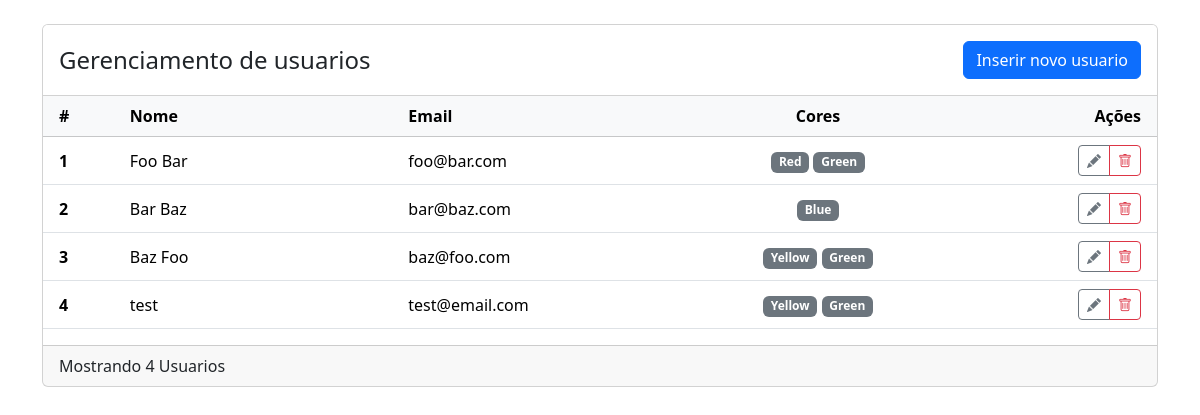
The page / on the database its author committed.
### tables this page shows
CREATE TABLE users(
    id INTEGER PRIMARY KEY,
    name varchar(100) NOT NULL,
    email varchar(100) NOT NULL
);

CREATE TABLE colors(

    id INTEGER PRIMARY KEY,
    name varchar(50) NOT NULL
);

### src/Domain/Dao/UserDao.php (called while the page is built, shortened)
<?php
class UserDao
{
    private PDO $conn;
    public function __construct(Connection $conn)
    {
        $this->conn = $conn->getConnection();
    }
    public function all(): array
    {
        $sql = "SELECT u.id as userId,
                       c.id AS colorId,
                       u.name AS username,
                       u.email,
                       c.name AS colorname
                FROM users AS u
                LEFT JOIN user_colors AS uc ON u.id = uc.user_id
                LEFT JOIN colors AS c ON uc.color_id = c.id;
                ";
        $stmt = $this->conn->query($sql);
        $data = $stmt->fetchAll();
        return $this->createObj($data);
    }
    private function createObj(array $data)
    {
        $userList = [];
        foreach ($data as $row) {
            if (!array_key_exists($row['userId'], $userList)) {
                $user = new User($row['username'], $row['email']);
                $user->setId($row['userId']);
                $userList[$row['userId']] = $user;
            }
            if (!empty($row["colorId"]) && !empty($row["colorname"])) {
                $color = new Color($row['colorname']);
                $color->setId($row['colorId']);
                $userList[$row['userId']]->setColor($color);
            }
        }
        return $userList;
    }
}

### src/Core/Database/Connection.php (called while the page is built, shortened)
<?php
class Connection {
    private string $databaseFile;
    private PDO $connection;
    public function __construct()
    {
        $this->databaseFile = realpath(__DIR__ . "/../../../database/db.sqlite");
    }
    private function connect()
    {
        $pdo = new PDO("sqlite:{$this->databaseFile}");
        $pdo->setAttribute(PDO::ATTR_DEFAULT_FETCH_MODE, PDO::FETCH_ASSOC);
        return $this->connection = $pdo;
    }
    public function getConnection()
    {
        return $this->connection ?: $this->connection = $this->connect();
    }
}

### src/Core/Router/Route.php (called while the page is built, shortened)
<?php
class Route
{
    private string $routesKey;
    private array $routes;
    public function __construct(array $routes)
    {
        $this->routes = $routes;
    }
    public function handler(): void
    {
        $pathInfo = parse_url($_SERVER["REQUEST_URI"], PHP_URL_PATH);
        $method = $_SERVER["REQUEST_METHOD"];
        $this->routesKey = "$method|$pathInfo";
    }
    public function dispatch()
    {
        [$class, $method] = $this->routes[$this->routesKey];
        return $class->{$method}();
    }
}

### public/index.php (called while the page is built, shortened)
<?php
$routes = require_once __DIR__ . '/../config/routes.php';
$router = new Route($routes);
$router->dispatch();

### src/Domain/Model/Color.php (called while the page is built, shortened)
<?php
class Color
{
    private ?int $id;
    public function __construct(string|null $colorName = null)
    {
        $this->colorName = $colorName;
    }
    public function getId(): int
    {
        return $this->id;
    }
    public function setId(?int $id): void
    {
        $this->id = $id;
    }
}

### src/Domain/Model/User.php (called while the page is built, shortened)
<?php
class User
{
    private int $id;
    public array $color = [];
    public function __construct(string $name, string $email)
    {
        $this->name = $name;
        $this->email = $email;
    }
    public function setId(int $id): void
    {
        $this->id = $id;
    }
    public function getId(): int
    {
        return $this->id;
    }
    public function getColor(): array
    {
        $colorIdCollection = [];
        foreach ($this->color as $color) {
            $colorIdCollection[$color->getId()] = $color->colorName ?? null;
        }
        return $colorIdCollection;
    }
    public function setColor(Color $color): void
    {
        $this->color[$color->getId()] = $color;
    }
}

### src/Core/TemplateEngine/Renderer.php (called while the page is built, shortened)
<?php
trait Renderer
{
    public function render(string $templateName, array $data = []): false|string
    {
        extract($data);
        require_once self::TEMPLATE_PATH . $templateName;
        return ob_get_clean();
    }
}

### views/home.php (the view, shortened to what this page needs)
<?php require "includes/head.php";
?>
<body >
    <main class="container py-4">
        <div class="card">
            <div class="card-header bg-white d-flex justify-content-between align-items-center py-3">
                <h4 class=" mb-0">Gerenciamento de usuarios</h4>
                <a class="btn btn-primary" href="/insert-user">Inserir novo usuario</a>
            </div>
            <div class="card-body p-0">
                <table class="table table-hover">
                    <thead>
                        <tr class="table-light">
                            <th scope="col" class="ps-3">#</th>
                            <th scope="col">Nome</th>
                            <th scope="col">Email</th>
                            <th scope="col" class="text-center">Cores</th>
                            <th scope="col" class="text-end pe-3">Ações</th>
                        </tr>
                    </thead>
                    <tbody>
                        <?php if (count($users) > 0): ?>
                            <?php foreach ($users as $user): ?>
                                <tr class="align-middle">
                                    <th scope="row" class="ps-3"><?= htmlspecialchars($user->getId()) ?></th>
                                    <td class="w-25"><?= htmlspecialchars($user->name) ?></td>
                                    <td class="w-25"><?= htmlspecialchars($user->email) ?></td>
                                    <td class="w-25 text-center">
                                    <?php foreach ($user->getColor() as $userColor): ?>
                                        <span class="badge bg-secondary"><?= $userColor ?? null; ?></span>
                                    <?php endforeach; ?>
                                    </td>
                                    <td class="text-end pe-3">
                                        <div class="btn-group">
                                            <a href="/update-user?id=<?= htmlspecialchars($user->getId()) ?>" class="btn btn-sm btn-outline-secondary" title="Edit user">
                                                <i class="bi bi-pencil-fill"></i>
                                            </a>
                                            <button type="button" class="btn btn-sm btn-outline-danger delete-btn"
                                                    data-bs-toggle="modal"
                                                    data-bs-target="#<?= htmlspecialchars($user->getId()) ?>"
                                                    title="Delete user">
                                                <i class="bi bi-trash"></i>
                                            </button>
                                        </div>
                                    </td>
                                </tr>
                            <?php endforeach; ?>
                        <?php endif; ?>
                    </tbody>
                </table>
            </div>
            <div class="card-footer pb-0">
                <p class="mb-2">Mostrando <?= count($users) ?> Usuarios</p>
            </div>
        </div>
    </main>
<?php include "includes/end-file.php" ?>

### src/Domain/Controller/UserController.php (shortened to what this page needs)
<?php
class UserController
{
    private UserDao $userDao;
    public function __construct(UserService $userService, UserDao $userDao)
    {
        $this->userDao = $userDao;
    }
    public function index(): void
    {
        $data = $this->userDao->all();
        echo $this->render('home.php', [
            "users" => $data
        ]);
    }
}

### views/includes/head.php (shortened to what this page needs)
<!doctype html>
<html lang="pt_br">
<head>
    <link href="https://cdn.jsdelivr.net/npm/bootstrap@5.3.6/dist/css/bootstrap.min.css" rel="stylesheet">
    <link rel="stylesheet" href="https://cdn.jsdelivr.net/npm/bootstrap-icons@1.13.1/font/bootstrap-icons.min.css">
    <link rel="stylesheet" href="./css/styles.css">
</head>

### views/includes/end-file.php (shortened to what this page needs)
</body>
</html>

### public/css/styles.css (style rules this page uses)
html { height: 100vh; }

### rows shown on the page
users: id "1", name "Foo Bar", email "foo@bar.com", userColor "Red", userColor "Green"
users: id "2", name "Bar Baz", email "bar@baz.com", colors.id "Blue"
users: id "3", name "Baz Foo", email "baz@foo.com", userColor "Yellow", userColor "Green"
users: id "4", name "test", email "test@email.com", userColor "Yellow", userColor "Green"

### other values the page prints
count($users) "4"
